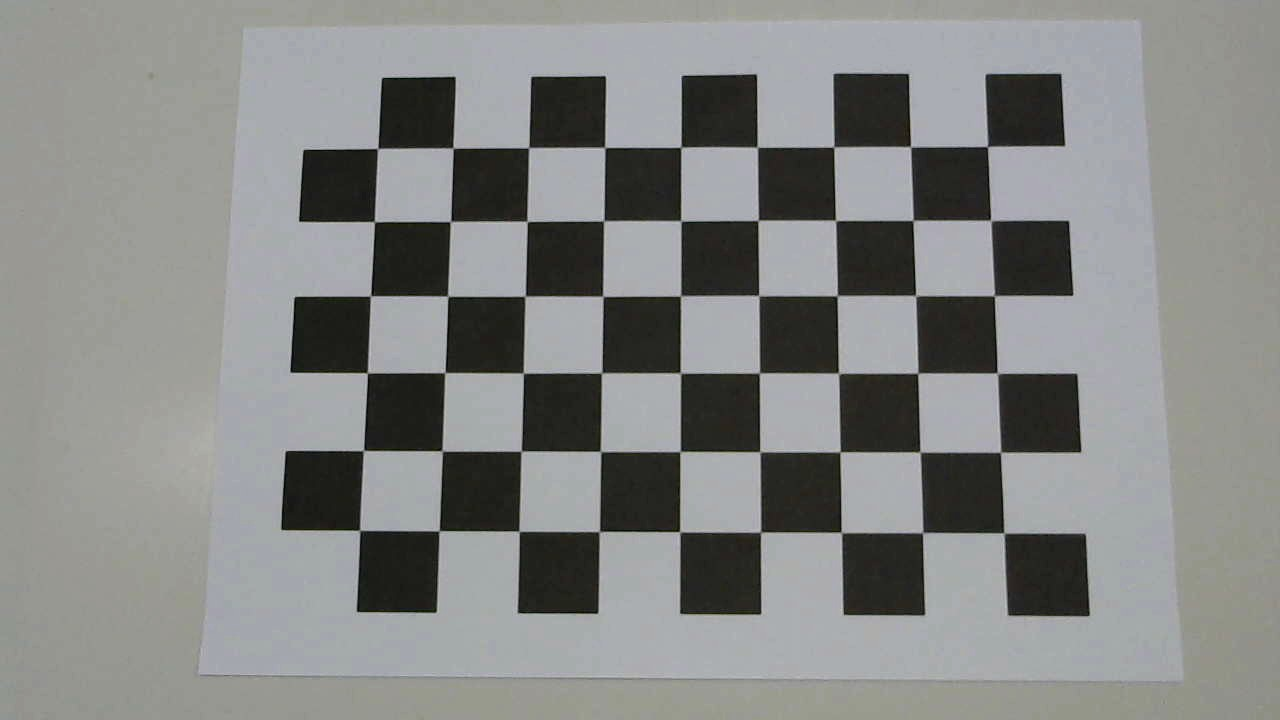
#> input picture Kalibrasi/Kalibrasi 12.jpg, 1280 x 720 px
$ python CameraCalibration.py
#> lines starting #> are read from the running program, lines starting #| are printed output that depends on the picture; after the words box and inside, x2 and y2 are one past the last pixel; in counts of white or black regions, pixels touching at a corner belong together; long printed decimals are rounded
# Original Author : Alexander Mordvintsev & Abid K
# Calibrating Camera Used By : Michael Grady
# For bachelor thesis : “The Development of Road Area Detection System Using Computer Vision Technique”

import numpy as np
import cv2
import glob

# Kamera webcam LOGITECH C270 yang baru
# E:\\Grady\\Programming\\Python\\TugasAkhirGrady\\Kalibrasi\\Kalibrasi 12.jpg

# termination criteria
criteria = (cv2.TERM_CRITERIA_EPS + cv2.TERM_CRITERIA_MAX_ITER, 30, 0.001)

# prepare object points, like (0,0,0), (1,0,0), (2,0,0) ....,(6,5,0)
objp = np.zeros((6*9,3), np.float32)
objp[:,:2] = np.mgrid[0:9,0:6].T.reshape(-1,2)

# Arrays to store object points and image points from all the images.
objpoints = [] # 3d point in real world space
imgpoints = [] # 2d points in image plane.

images =glob.glob("E:\\Grady\\Programming\\Python\\TugasAkhirGrady\\Kalibrasi\\Kalibrasi 12.jpg")


for frame in images:
    img = cv2.imread(frame)
#> img is the input picture: shape (720, 1280, 3); mean B, G, R 133.2, 134.7, 133
    gray = cv2.cvtColor(img,cv2.COLOR_BGR2GRAY)

    # Find the chess board corners
    ret, corners = cv2.findChessboardCorners(gray, (9,6),None)
#> ret = True; corners = 54 rows, first 8: [1003.8, 532.7], [922.4, 532.5], [840.7, 532.1], [760.8, 531.6], [679.4, 531.5], [599.5, 531.5], [519, 531.4], [439, 530.9]

    # If found, add object points, image points (after refining them)
    if ret == True:
        objpoints.append(objp)

        corners2 = cv2.cornerSubPix(gray,corners,(11,11),(-1,-1),criteria)
#> corners2 = 54 rows, first 8: [1003.8, 533.1], [922.6, 532.6], [841.4, 532.5], [760.6, 532], [679.7, 531.7], [599.4, 531.6], [519, 531.3], [439.1, 530.8]
        imgpoints.append(corners2)

        # Draw and display the corners
        img = cv2.drawChessboardCorners(img, (9,6), corners2,ret)
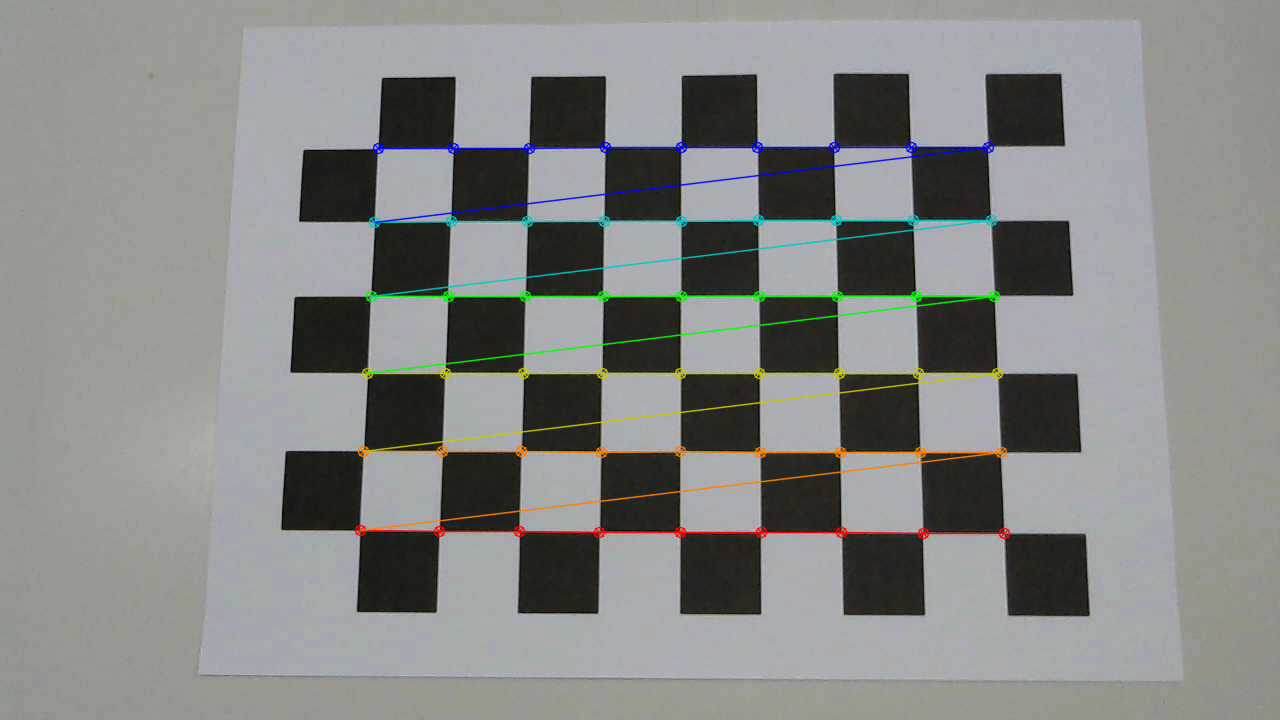
#> img: shape (720, 1280, 3); 2.71% of pixels changed, all inside (x1, y1, x2, y2) = (354, 141, 1011, 540)
        cv2.imshow('img',img)
        cv2.waitKey(5000)
ret, mtx, dist, rvecs, tvecs = cv2.calibrateCamera(objpoints, imgpoints, gray.shape[::-1],None,None)
#> ret = 0.198; mtx = [[1890.4, 0, 620.8], [0, 1908.1, 286.6], [0, 0, 1]]; dist = [[-0.133, 2.58, 0.00161, -0.00266, -20.23]]; rvecs = ([-0.0711, -0.418, -3.11],); tvecs = ([4.73, 3.01, 23.24],)
print("dist = ", dist)
#| dist =  [[-1.32608063e-01  2.57598543e+00  1.61215727e-03 -2.66389735e-03
#|   -2.02268380e+01]]
print("mtx = ", mtx)
#| mtx =  [[1.89037175e+03 0.00000000e+00 6.20834044e+02]
#|  [0.00000000e+00 1.90814663e+03 2.86630744e+02]
#|  [0.00000000e+00 0.00000000e+00 1.00000000e+00]]
print("tvecs = ", tvecs)
#| tvecs =  (array([[ 4.729],
#|        [ 3.009 ],
#|        [23.236]]),)

$ run again, with Kalibrasi/Kalibrasi 1.jpg copied over Kalibrasi/Kalibrasi 12.jpg
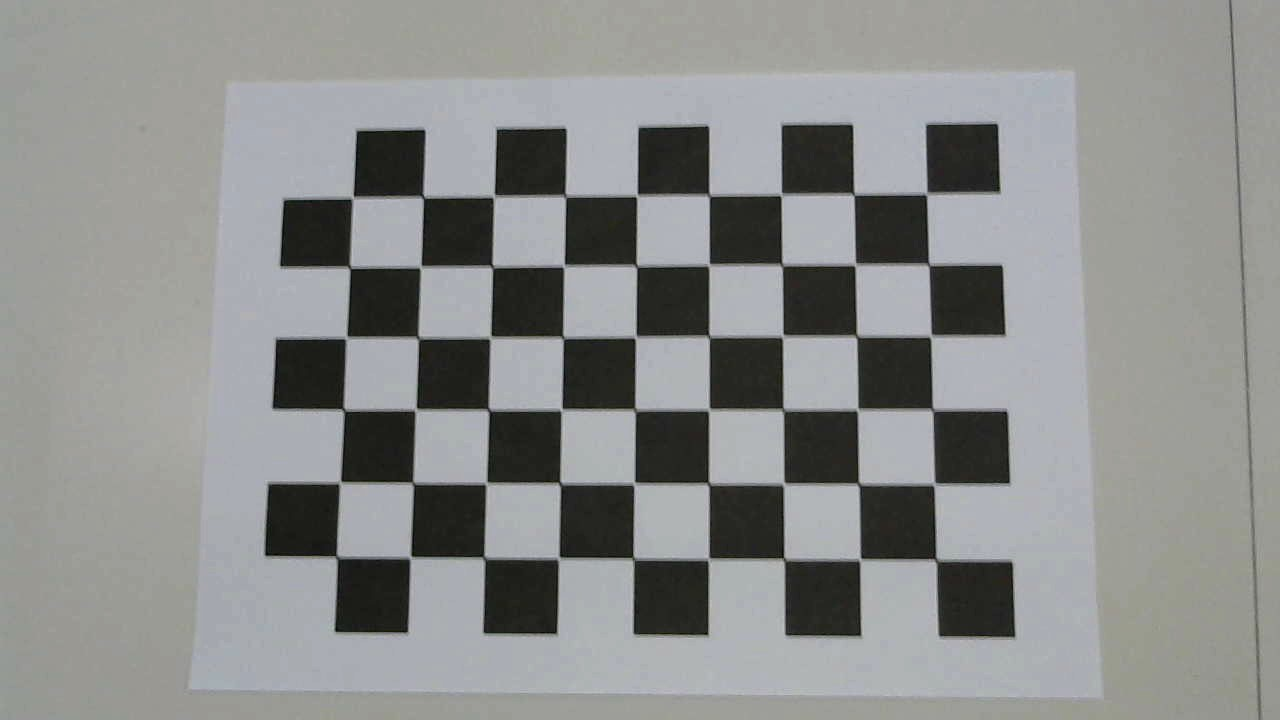
#> input picture Kalibrasi/Kalibrasi 1.jpg, 1280 x 720 px
#> img is the input picture: shape (720, 1280, 3); mean B, G, R 139.9, 141.1, 139.4
#> `ret, corners = cv2.findChessboardCorners(gray, (9,6),None)`: ret = True; corners = 54 rows, first 8: [936, 558.6], [860.5, 560], [784.5, 559.5], [708, 558.5], [633.5, 559], [558, 558], [484, 558], [409, 556]
#> corners2 = 54 rows, first 8: [935.9, 559.6], [860, 559.3], [783.8, 558.9], [708.4, 558.9], [633.4, 558.5], [558.6, 557.9], [484.1, 557.6], [410.4, 557.2]
#> `img = cv2.drawChessboardCorners(img, (9,6), corners2,ret)`:
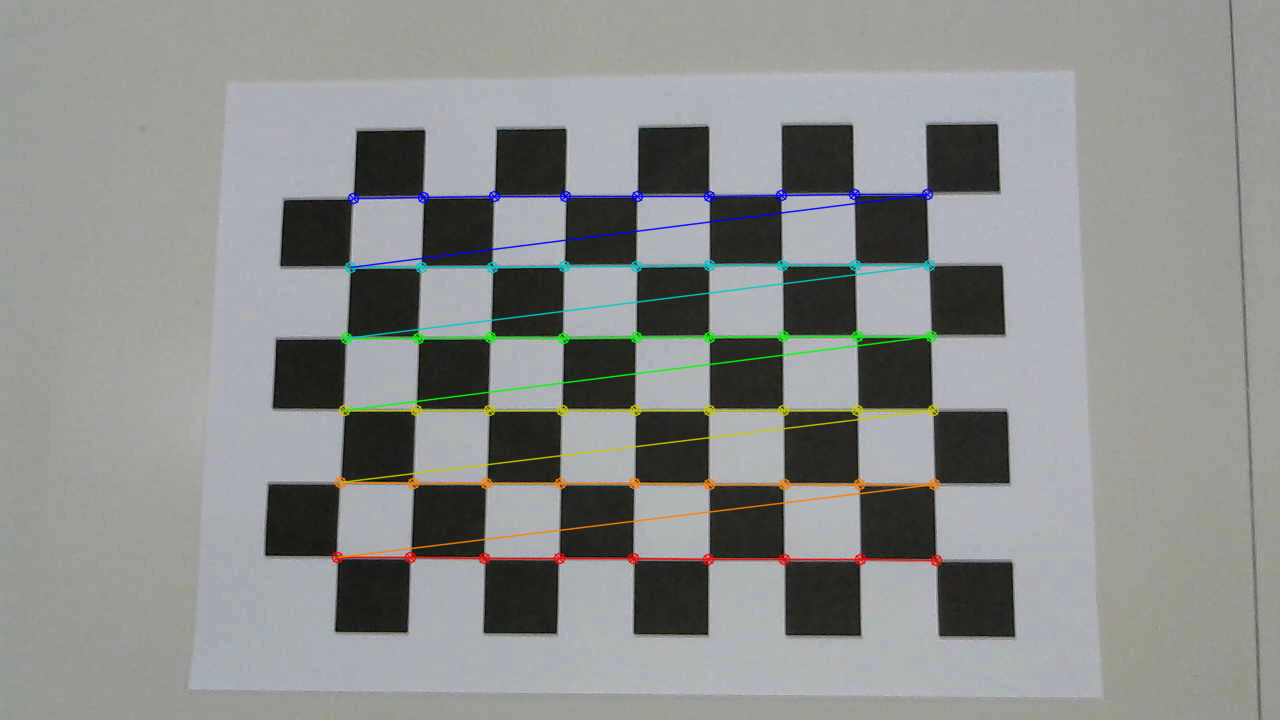
#> img: shape (720, 1280, 3); 2.57% of pixels changed, all inside (x1, y1, x2, y2) = (331, 188, 943, 567)
#> `ret, mtx, dist, rvecs, tvecs = cv2.calibrateCamera(objpoints, imgpoint..`: ret = 0.249; mtx = [[1387.9, 0, 664.1], [0, 1382.8, 347.4], [0, 0, 1]]; dist = [[-0.00374, -0.753, -7.77e-05, -0.00324, 7.55]]; rvecs = ([-0.0839, -0.256, -3.13],); tvecs = ([3.59, 2.81, 18.25],)
#| dist =  [[-3.74413527e-03 -7.52987728e-01 -7.77262867e-05 -3.23516586e-03
#|    7.54953682e+00]]
#| mtx =  [[1.38789258e+03 0.00000000e+00 6.64100057e+02]
#|  [0.00000000e+00 1.38276013e+03 3.47436774e+02]
#|  [0.00000000e+00 0.00000000e+00 1.00000000e+00]]
#| tvecs =  (array([[ 3.587],
#|        [ 2.809],
#|        [18.252 ]]),)

$ run again, with Kalibrasi/Kalibrasi 10.jpg copied over Kalibrasi/Kalibrasi 12.jpg
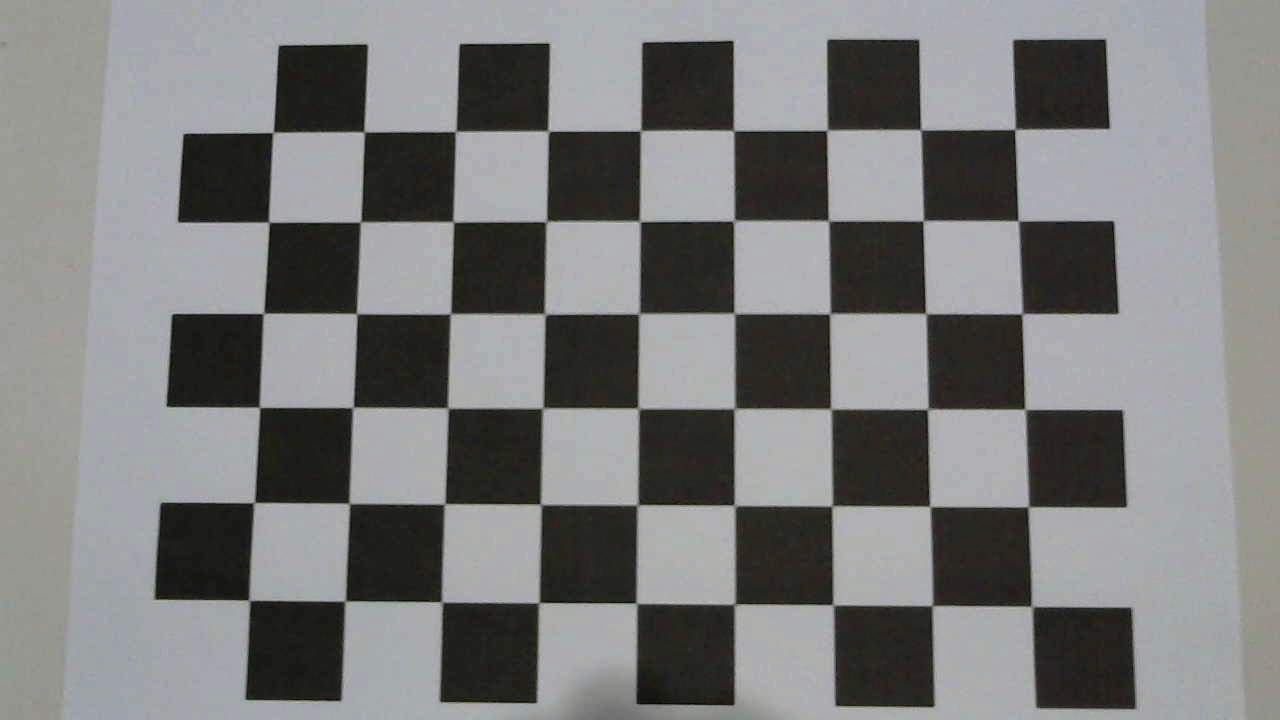
#> input picture Kalibrasi/Kalibrasi 10.jpg, 1280 x 720 px
#> img is the input picture: shape (720, 1280, 3); mean B, G, R 123.1, 123.7, 123
#> `ret, corners = cv2.findChessboardCorners(gray, (9,6),None)`: ret = True; corners = 54 rows, first 8: [1029.4, 606.1], [931.3, 605.6], [832.2, 604], [735, 603], [635.8, 602.5], [539.3, 602.1], [440, 601.5], [345, 600.8]
#> corners2 = 54 rows, first 8: [1031.7, 606.4], [932.2, 605.7], [833.1, 604.8], [734.6, 604.2], [636.4, 603.3], [538.9, 602.7], [441.9, 601.9], [345.2, 601]
#> `img = cv2.drawChessboardCorners(img, (9,6), corners2,ret)`:
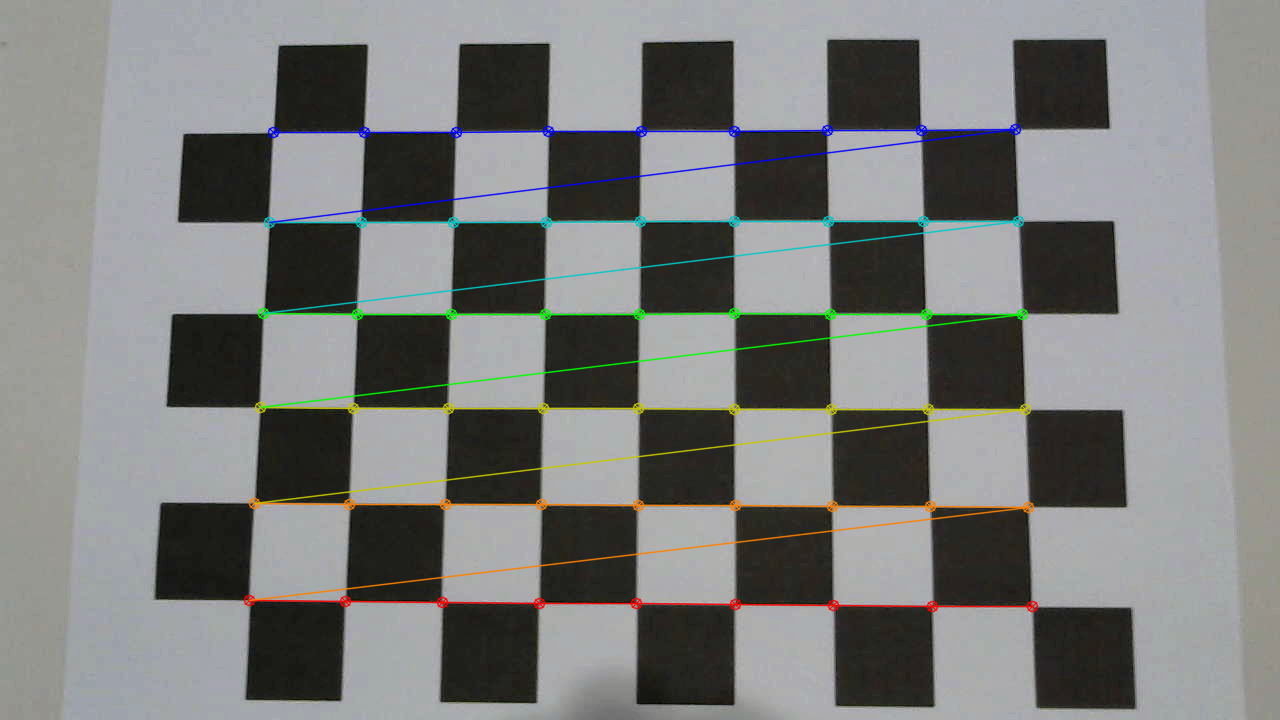
#> img: shape (720, 1280, 3); 3.2% of pixels changed, all inside (x1, y1, x2, y2) = (243, 123, 1039, 613)
#> `ret, mtx, dist, rvecs, tvecs = cv2.calibrateCamera(objpoints, imgpoint..`: ret = 0.237; mtx = [[1648.2, 0, 649.2], [0, 1638.4, 242.8], [0, 0, 1]]; dist = [[0.0309, -0.947, 0.00116, -0.00162, 5.26]]; rvecs = ([-0.0722, -0.292, -3.12],); tvecs = ([3.87, 3.7, 16.64],)
#| dist =  [[ 3.09346006e-02 -9.47382396e-01  1.16374786e-03 -1.62388108e-03
#|    5.25734893e+00]]
#| mtx =  [[1.64820498e+03 0.00000000e+00 6.49182243e+02]
#|  [0.00000000e+00 1.63840324e+03 2.42772773e+02]
#|  [0.00000000e+00 0.00000000e+00 1.00000000e+00]]
#| tvecs =  (array([[ 3.868],
#|        [ 3.695],
#|        [16.637]]),)

$ run again, with Kalibrasi/Kalibrasi 11.jpg copied over Kalibrasi/Kalibrasi 12.jpg
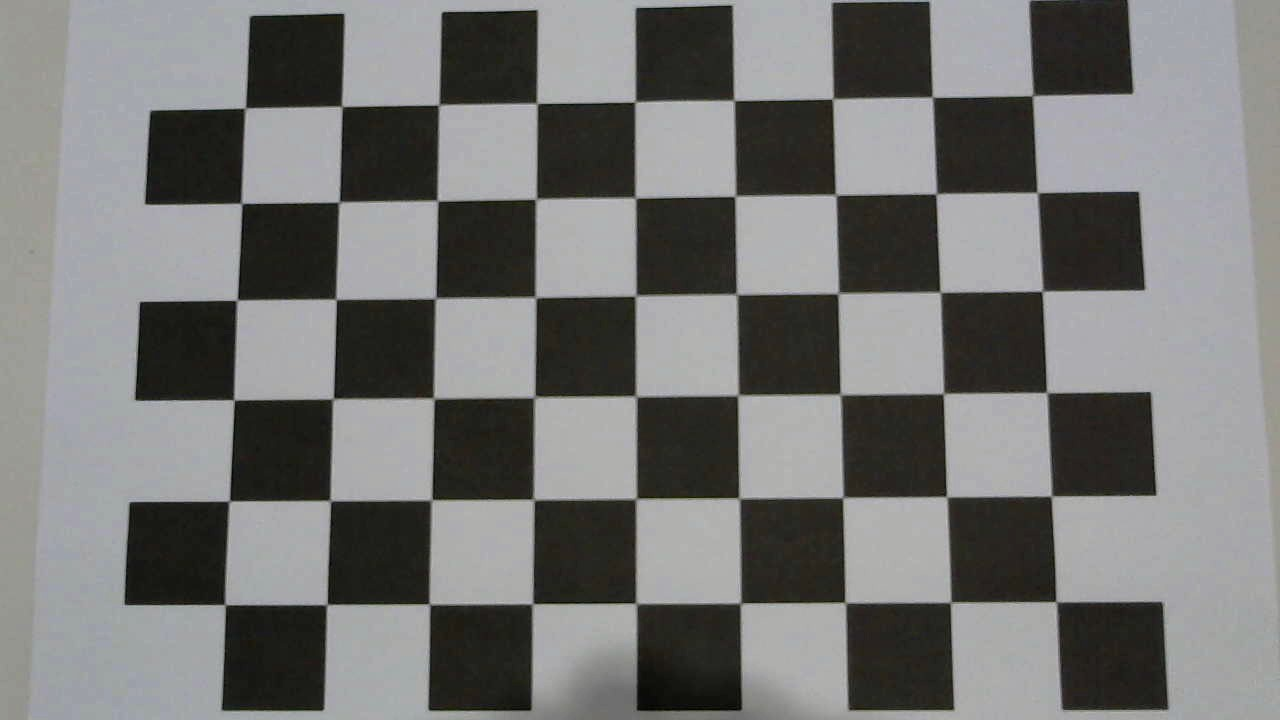
#> input picture Kalibrasi/Kalibrasi 11.jpg, 1280 x 720 px
#> img is the input picture: shape (720, 1280, 3); mean B, G, R 116.8, 118, 117.7
#> `ret, corners = cv2.findChessboardCorners(gray, (9,6),None)`: ret = True; corners = 54 rows, first 8: [1055.2, 601.3], [951.2, 601.4], [844.2, 602.2], [741.5, 603.4], [635.5, 604], [533.1, 603], [429.2, 602.9], [327.8, 604.1]
#> corners2 = 54 rows, first 8: [1056.1, 601.8], [950.6, 602.3], [845, 602.5], [740.5, 603.1], [636.1, 603.3], [532.4, 603.9], [429.4, 604.1], [326.8, 604.5]
#> `img = cv2.drawChessboardCorners(img, (9,6), corners2,ret)`:
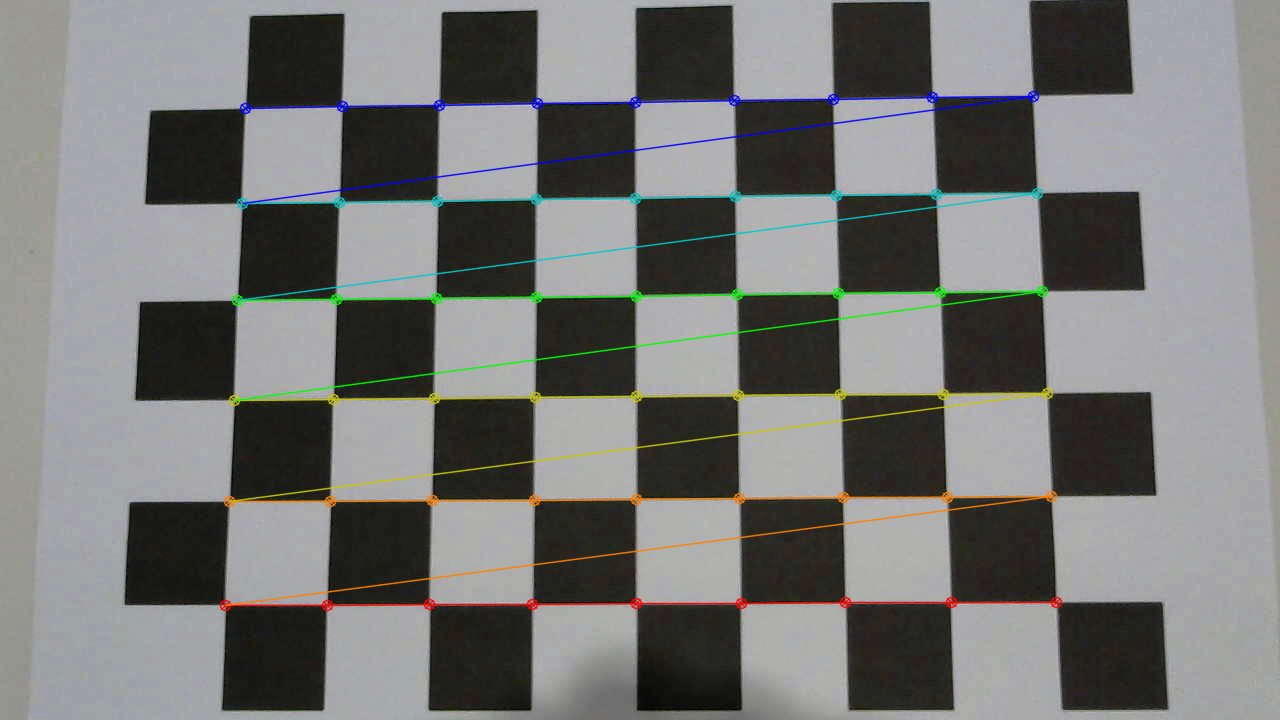
#> img: shape (720, 1280, 3); 3.37% of pixels changed, all inside (x1, y1, x2, y2) = (219, 90, 1063, 612)
#> `ret, mtx, dist, rvecs, tvecs = cv2.calibrateCamera(objpoints, imgpoint..`: ret = 0.255; mtx = [[1564.3, 0, 639.7], [0, 1569.2, 337.8], [0, 0, 1]]; dist = [[-0.0119, 0.0828, 0.000486, -0.00179, -0.788]]; rvecs = ([0.0697, 0.261, 3.12],); tvecs = ([3.96, 2.5, 14.86],)
#| dist =  [[-1.19194211e-02  8.28044331e-02  4.85778817e-04 -1.78840226e-03
#|   -7.88343266e-01]]
#| mtx =  [[1.56429178e+03 0.00000000e+00 6.39686526e+02]
#|  [0.00000000e+00 1.56924051e+03 3.37777421e+02]
#|  [0.00000000e+00 0.00000000e+00 1.00000000e+00]]
#| tvecs =  (array([[ 3.965],
#|        [ 2.504],
#|        [14.855 ]]),)
